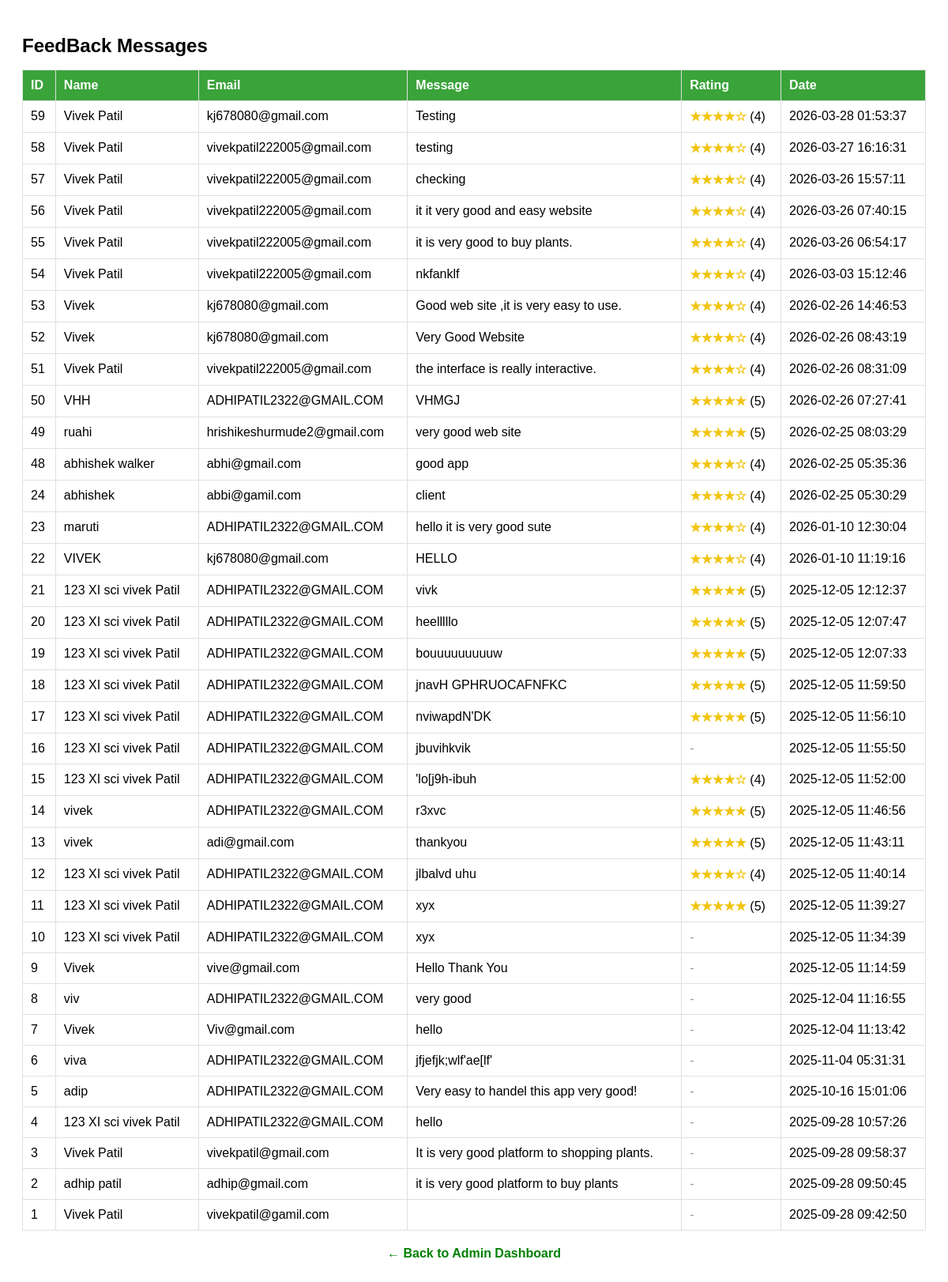
Page /view_message.php on the committed database.
### tables this page shows
CREATE TABLE `contact` (
  `id` int(11) NOT NULL,
  `name` varchar(100) NOT NULL,
  `email` varchar(100) NOT NULL,
  `message` text NOT NULL,
  `rating` varchar(50) DEFAULT NULL,
  `created_at` timestamp NULL DEFAULT current_timestamp()
);

### view_message.php (the view, shortened to what this page needs)
<?php
require_once 'db_connect.php';
$sql = "SELECT id, name, email, message, rating, created_at FROM contact ORDER BY id DESC";
$res = $conn->query($sql);
?>
<!DOCTYPE html>
<html>
<head>
</head>
<body>
  <h1>FeedBack Messages</h1>
  <table>
    <thead>
      <tr>
        <th>ID</th>
        <th>Name</th>
        <th>Email</th>
        <th>Message</th>
        <th>Rating</th>
        <th>Date</th>
      </tr>
    </thead>
    <tbody>
      <?php while($row = $res->fetch_assoc()): ?>
        <tr>
          <td><?php echo (int)$row['id']; ?></td>
          <td><?php echo htmlspecialchars($row['name']); ?></td>
          <td><?php echo htmlspecialchars($row['email']); ?></td>
          <td><?php echo nl2br(htmlspecialchars($row['message'])); ?></td>
          <td>
            <?php
              $r = $row['rating'];
              if ($r === null || $r === '' || $r == 0) {
                echo '<span class="no-rating">-</span>';
              } else {
                echo '<span class="stars">';
                for ($i=1;$i<=5;$i++) echo ($i <= $r) ? '★' : '☆';
                echo "</span> ({$r})";
              }
            ?>
          </td>
          <td><?php echo htmlspecialchars($row['created_at']); ?></td>
        </tr>
      <?php endwhile; ?>
    </tbody>
  </table>
  <div class="back">
        <a href="admin_dashboard.php">← Back to Admin Dashboard</a>
    </div>
</body>
</html>

### view_message.php (style rules this page uses)
body { font-family: Arial, sans-serif; padding:20px; }
h1 { font-size:24px; }
table { width:100%; border-collapse:collapse; margin-top:12px; }
th, td { padding:10px; border:1px solid #e0e0e0; vertical-align:top; }
th { background:#3aa33a; color:white; text-align:left; }
td { background:#fff; }
.stars { color: #f1c40f; font-weight:bold; }
.no-rating { color:#999; }
.back { margin-top:20px; text-align:center; }
.back a { text-decoration:none; color:green; font-weight:bold; }

### rows in the picture
contact: id "59", name "Vivek Patil", email "kj678080@gmail.com", message "Testing", rating "4", created_at "2026-03-28 01:53:37"
contact: id "58", name "Vivek Patil", email "vivekpatil222005@gmail.com", message "testing", rating "4", created_at "2026-03-27 16:16:31"
contact: id "57", name "Vivek Patil", email "vivekpatil222005@gmail.com", message "checking", rating "4", created_at "2026-03-26 15:57:11"
contact: id "56", name "Vivek Patil", email "vivekpatil222005@gmail.com", message "it it very good and easy website", rating "4", created_at "2026-03-26 07:40:15"
contact: id "55", name "Vivek Patil", email "vivekpatil222005@gmail.com", message "it is very good to buy plants.", rating "4", created_at "2026-03-26 06:54:17"
contact: id "54", name "Vivek Patil", email "vivekpatil222005@gmail.com", message "nkfanklf", rating "4", created_at "2026-03-03 15:12:46"
contact: id "53", name "Vivek", email "kj678080@gmail.com", message "Good web site ,it is very easy to use.", rating "4", created_at "2026-02-26 14:46:53"
contact: id "52", name "Vivek", email "kj678080@gmail.com", message "Very Good Website", rating "4", created_at "2026-02-26 08:43:19"
contact: id "51", name "Vivek Patil", email "vivekpatil222005@gmail.com", message "the interface is really interactive.", rating "4", created_at "2026-02-26 08:31:09"
contact: id "50", name "VHH", email "ADHIPATIL2322@GMAIL.COM", message "VHMGJ", rating "5", created_at "2026-02-26 07:27:41"
contact: id "49", name "ruahi", email "hrishikeshurmude2@gmail.com", message "very good web site", rating "5", created_at "2026-02-25 08:03:29"
contact: id "48", name "abhishek walker", email "abhi@gmail.com", message "good app", rating "4", created_at "2026-02-25 05:35:36"
contact: id "24", name "abhishek", email "abbi@gamil.com", message "client", rating "4", created_at "2026-02-25 05:30:29"
contact: id "23", name "maruti", email "ADHIPATIL2322@GMAIL.COM", message "hello it is very good sute", rating "4", created_at "2026-01-10 12:30:04"
contact: id "22", name "VIVEK", email "kj678080@gmail.com", message "HELLO", rating "4", created_at "2026-01-10 11:19:16"
contact: id "21", name "123 XI sci vivek Patil", email "ADHIPATIL2322@GMAIL.COM", message "vivk", rating "5", created_at "2025-12-05 12:12:37"
contact: id "20", name "123 XI sci vivek Patil", email "ADHIPATIL2322@GMAIL.COM", message "heelllllo", rating "5", created_at "2025-12-05 12:07:47"
contact: id "19", name "123 XI sci vivek Patil", email "ADHIPATIL2322@GMAIL.COM", message "bouuuuuuuuuw", rating "5", created_at "2025-12-05 12:07:33"
contact: id "18", name "123 XI sci vivek Patil", email "ADHIPATIL2322@GMAIL.COM", message "jnavH GPHRUOCAFNFKC", rating "5", created_at "2025-12-05 11:59:50"
contact: id "17", name "123 XI sci vivek Patil", email "ADHIPATIL2322@GMAIL.COM", message "nviwapdN'DK", rating "5", created_at "2025-12-05 11:56:10"
contact: id "16", name "123 XI sci vivek Patil", email "ADHIPATIL2322@GMAIL.COM", message "jbuvihkvik", created_at "2025-12-05 11:55:50"
contact: id "15", name "123 XI sci vivek Patil", email "ADHIPATIL2322@GMAIL.COM", message "'lo[j9h-ibuh", rating "4", created_at "2025-12-05 11:52:00"
contact: id "14", name "vivek", email "ADHIPATIL2322@GMAIL.COM", message "r3xvc", rating "5", created_at "2025-12-05 11:46:56"
contact: id "13", name "vivek", email "adi@gmail.com", message "thankyou", rating "5", created_at "2025-12-05 11:43:11"
contact: id "12", name "123 XI sci vivek Patil", email "ADHIPATIL2322@GMAIL.COM", message "jlbalvd uhu", rating "4", created_at "2025-12-05 11:40:14"
contact: id "11", name "123 XI sci vivek Patil", email "ADHIPATIL2322@GMAIL.COM", message "xyx", rating "5", created_at "2025-12-05 11:39:27"
contact: id "10", name "123 XI sci vivek Patil", email "ADHIPATIL2322@GMAIL.COM", message "xyx", created_at "2025-12-05 11:34:39"
contact: id "9", name "Vivek", email "vive@gmail.com", message "Hello Thank You", created_at "2025-12-05 11:14:59"
contact: id "8", name "viv", email "ADHIPATIL2322@GMAIL.COM", message "very good", created_at "2025-12-04 11:16:55"
contact: id "7", name "Vivek", email "Viv@gmail.com", message "hello", created_at "2025-12-04 11:13:42"
contact: id "6", name "viva", email "ADHIPATIL2322@GMAIL.COM", message "jfjefjk;wlf'ae[lf'", created_at "2025-11-04 05:31:31"
contact: id "5", name "adip", email "ADHIPATIL2322@GMAIL.COM", message "Very easy to handel this app very good!", created_at "2025-10-16 15:01:06"
contact: id "4", name "123 XI sci vivek Patil", email "ADHIPATIL2322@GMAIL.COM", message "hello", created_at "2025-09-28 10:57:26"
contact: id "3", name "Vivek Patil", email "vivekpatil@gmail.com", message "It is very good platform to shopping plants.", created_at "2025-09-28 09:58:37"
contact: id "2", name "adhip patil", email "adhip@gmail.com", message "it is very good platform to buy plants", created_at "2025-09-28 09:50:45"
contact: id "1", name "Vivek Patil", email "vivekpatil@gamil.com", created_at "2025-09-28 09:42:50"
